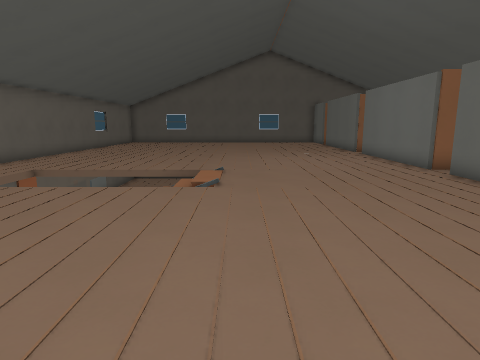
View 1 (above)

16 first-person views from a walk through a 3-D level made in the Godot game engine. The camera is 1.5 m above the floor, tilts 10° down and sees 75° across. The floor is counted in squares, 1 m on a side. Each view is taken from the middle of a square. On the plan, view 1 faces up. The plan holds only what a view shows up to about 15 squares ahead; the rest is blank. The place goes on beyond the plan. Flat picture figures and markers are not drawn. Characters and animated objects are not drawn. Surface patterns are stand-ins for the level's own textures.

View 2
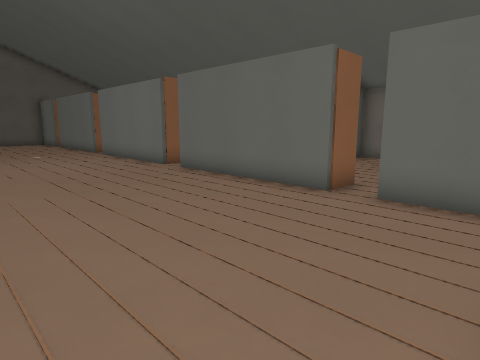

View 3
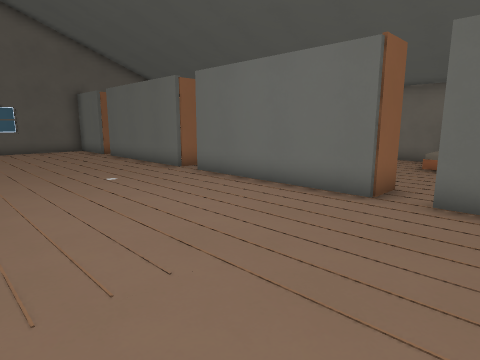

View 4
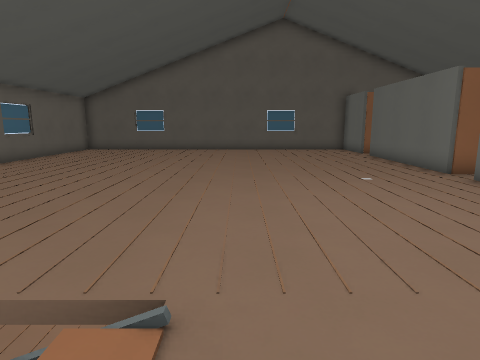

View 5
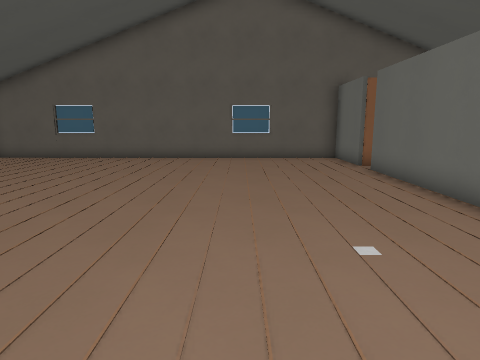

View 6
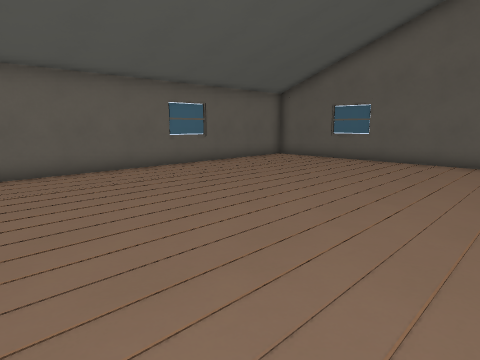

View 7
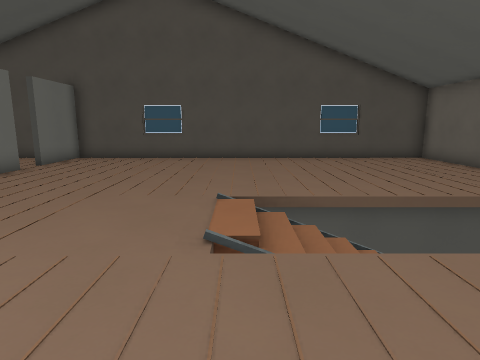

View 8
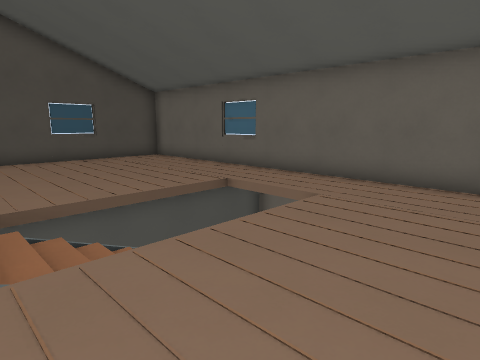

View 9
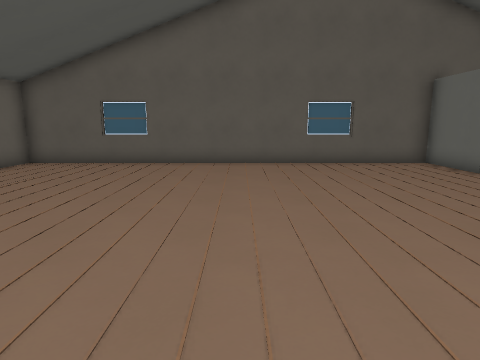

View 10
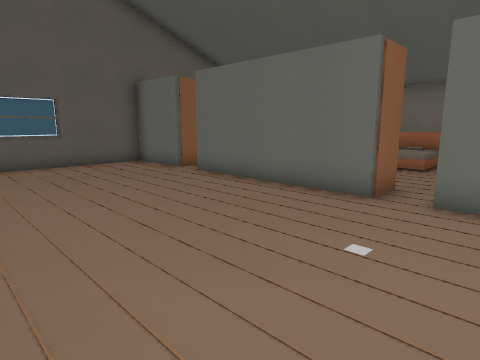

View 11
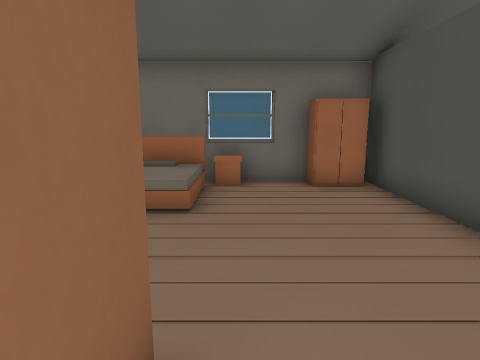

View 12
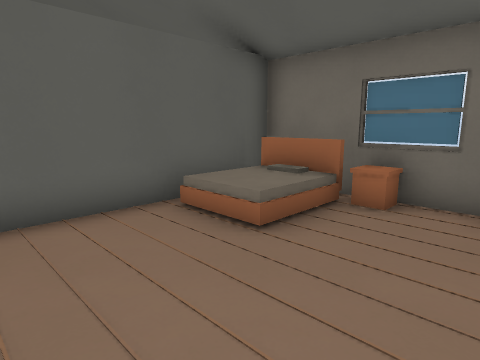

View 13
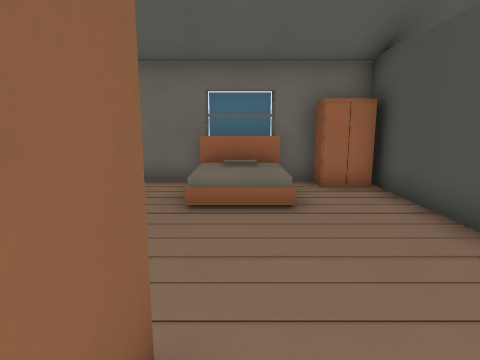

View 14
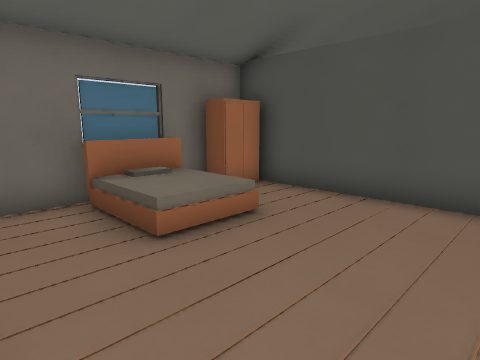

View 15
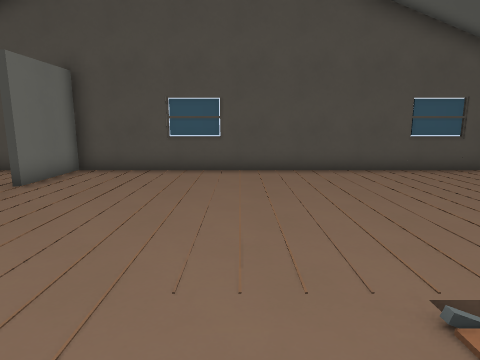

View 16
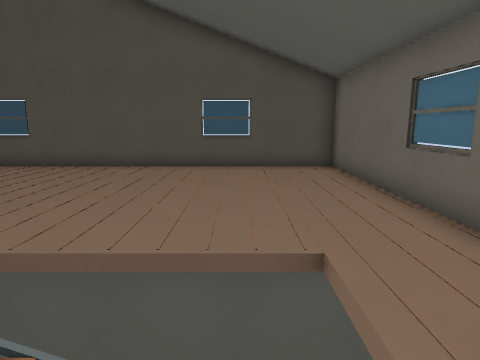

### Floor plan
Key: @ floor where view 1 was taken; # wall or solid block; . main floor; : floor 0.5 m higher than the main floor; / step, stairs or slope; = window, fence, low wall or low ledge; ^ raised ledge; v drop or lower ground.
Columns run from 10 left of view 1 to 15 right of it. Each row starts with its distance up from view 1.
 28 ##################
 27 #................#
 26 #................#
 25 #................#
 24 #.................
 23 #................#
 22 #................#
 21 #................########
 20 #................#....//##
 19 #................#....::##
 18 #................#....//##
 17 #.......................^#
 16 #................#.......#
 15 #................#......##
 14 #................#  ######
 13 #................#. .....#
 12 #................# ......#
 11 #................#....//##
 10 #../    /v............::##
  9 #../   //........#....=.#
  8 #../  ///v.......#......##
  7 #................#########
  6 #................#     ..#
  5 #................#  ....
  4 #................#....
  3 #...................
  2 #................#
  1 #................#.
  0 #.........@......#..
 -1 ################## #

Positions as (right, up) in squares from view 1, and headings:
1: (0, 0), facing up
2: (0, 0), facing up-right
3: (0, 8), facing up-right
4: (0, 8), facing up
5: (2, 13), facing up
6: (1, 14), facing up-left
7: (-1, 14), facing down
8: (-1, 14), facing down-left
9: (-1, 15), facing up
10: (0, 15), facing up-right
11: (6, 17), facing right
12: (8, 15), facing up-right
13: (6, 10), facing right
14: (8, 13), facing down-right
15: (1, 10), facing down
16: (-6, 11), facing down
